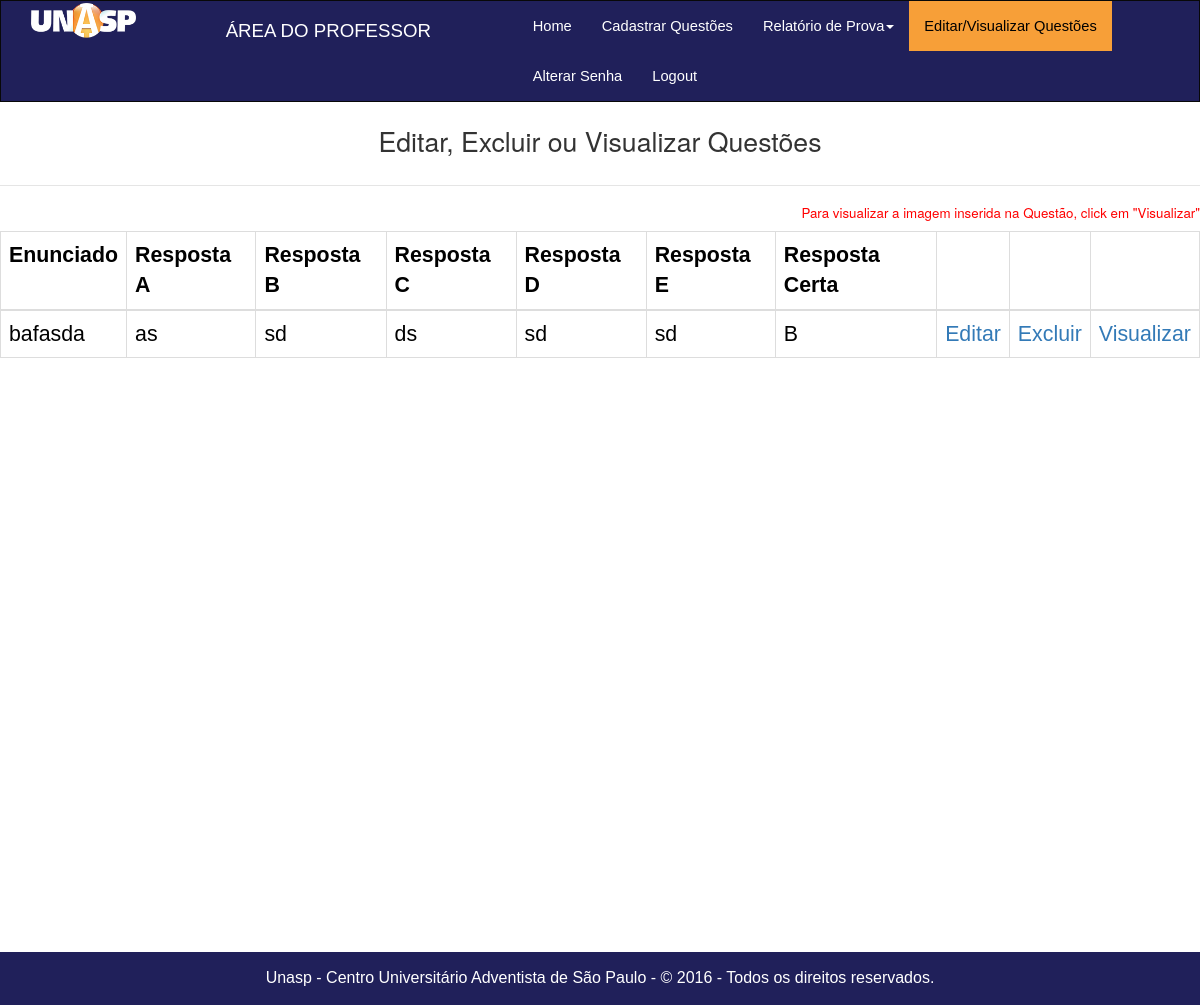
/Professor/listaquestoes.php?id=4 (signed in), run on the app's committed database.
### tables this page shows
CREATE TABLE `questao` (
  `id` int(11) NOT NULL AUTO_INCREMENT,
  `iddisciplina` int(11) NOT NULL,
  `titulo` mediumtext NOT NULL,
  `imagem` longtext,
  `resposta1` mediumtext NOT NULL,
  `resposta2` mediumtext NOT NULL COMMENT '	',
  `resposta3` mediumtext NOT NULL,
  `resposta4` mediumtext NOT NULL,
  `resposta5` mediumtext NOT NULL,
  `respostacorreta` varchar(1) NOT NULL,
  `flgativo` tinyint(1) NOT NULL DEFAULT '1',
  PRIMARY KEY (`id`),
  KEY `fk_questao_disciplina1_idx` (`iddisciplina`),
  CONSTRAINT `fk_questao_disciplina1` FOREIGN KEY (`iddisciplina`) REFERENCES `disciplina` (`id`) ON DELETE NO ACTION ON UPDATE NO ACTION
);

### classes/class_questao.php (called while the page is built, shortened)
<?php
class questao {
		function selectQuestaoByDisciplina($pdo,$id){
			$conn = $pdo->prepare("SELECT * FROM questao WHERE iddisciplina=:id and flgativo = 1");
			$conn->bindParam(":id",$id,PDO::PARAM_INT);
			$conn->execute();
			return $conn->fetchAll(PDO::FETCH_ASSOC);
		}
	}
	?>

### Professor/listaquestoes.php (the view, shortened to what this page needs)
<?php
require_once("../model/conexao.php");
require_once("../classes/class_questao.php");
$iddisciplina = $_GET['id'];
$x = new questao();
$retorno = $x->selectQuestaoByDisciplina($PDO,$iddisciplina);
?>
<!DOCTYPE html>
<html>
<head>
	      <link rel="stylesheet" href="../assets/css/normalize.css">
	      <link rel="stylesheet" href="../assets/bootstrap-3.3.7-dist/css/bootstrap.min.css">
	      <link rel="stylesheet" href="../assets/bootstrap-3.3.7-dist/js/newjs.js">
	      <link rel="stylesheet" href="../assets/css/newstyle.css">
</head>
<body>
 	<nav class="navbar navbar-inverse" style="border-radius:0px; background:#20205a;">
  <div class="container-fluid">
	      <div class="col-sm-2">
	        <a  class="navbar-brand" href="index.php"><img style="margin-top:-13px;width:70%;"  src="../assets/img/UNASP.png" alt="logo unasp"></a>
	     </div>
	      <div class="col-sm-3">
	        <h3 class="areadoprofessor">ÁREA DO PROFESSOR</h3>
	      </div>
    <div class="col-sm-7">
    <ul class="nav navbar-nav">
      <li><a id="font-white" href="index.php">Home</a></li>
<li><a id="font-white" href="pre-cadastra.php">Cadastrar Questões</a></li>
      <li class="dropdown"><a id="font-white" class="dropdown-toggle" data-toggle="dropdown" href="#">Relatório de Prova<span class="caret"></span></a>
      </li>
      <li class="active"><a id="ativo" href="listadisciplinas.php">Editar/Visualizar Questões</a></li>
	        <li><a id="font-white" href="alterarsenha.php">Alterar Senha</a></li>
	        <li><a id="font-white" href="../logout.php">Logout</a></li>
    </ul>
  </div>
  </div>
</nav>
<div id="wrap">
       <legend id="noline" class="text-center">Editar, Excluir ou Visualizar Questões</legend>
       <h4 id="min" class="text-right">Para visualizar a imagem inserida na Questão, click em "Visualizar"</h4>
  <div class="table-responsive">
  <table class="table table-bordered table table-hover">
<thead>
	<td><strong>Enunciado</strong></td>
	<td><strong>Resposta A</strong></td>
	<td><strong>Resposta B</strong></td>
	<td><strong>Resposta C</strong></td>
	<td><strong>Resposta D</strong></td>
	<td><strong>Resposta E</strong></td>
	<td><strong>Resposta Certa</strong></td>
	<td></td>
	<td></td>
    <td></td>
</thead>
<?php foreach ($retorno as $key) {   ?>
	<tr>
		<td> <?php echo $key['titulo']; ?></a></td>
		<td> <?php echo $key['resposta1']; ?></td>
		<td> <?php echo $key['resposta2']; ?></td>
		<td> <?php echo $key['resposta3']; ?></td>
		<td> <?php echo $key['resposta4']; ?></td>
		<td> <?php echo $key['resposta5']; ?></td>
		<td> <?php echo $key['respostacorreta']; ?></td>
		<td> <a href="editaquestao.php?iddisciplina=<?php echo $iddisciplina; ?>&id=<?php echo $key['id']; ?>">Editar</a></td>
		<td> <a href="editaquestao.php?iddisciplina=<?php echo $iddisciplina; ?>&deleta=1&id=<?php echo $key['id']; ?>">Excluir</a></td>
        <td> <a href="visualizaquestao.php?iddisciplina=<?php echo $iddisciplina; ?>&idquestao=<?php echo $key['id']; ?>">Visualizar</a></td>
	</tr>
<?php } ?>
</table>
</div>
</div>
   	 <div id="footer">
      <div class="container">
        <p class="muted credit"> Unasp - Centro Universitário Adventista de São Paulo - © 2016 - Todos os direitos reservados.</a></p>
      </div>
    </div>
</body>
</html>

### assets/css/newstyle.css (style rules this page uses)
.areadoprofessor { font-family: sans-serif; font-size: 14pt; color: white !important; }
legend { font-size: 20pt !important; padding-bottom: 25px; }
legend#noline { font-size: 20pt !important; }
h4#min { font-size: 10pt !important; color: red; }
a#ativo { color: #000000 !important; background: #f79f38; font-family: sans-serif; font-size: 11pt; }
a#font-white { font-size: 11pt; font-family: sans-serif; color: #ffffff; }
html, body { height: 100%; }
#wrap { min-height: 100%; height: auto !important; height: 100%; margin: 0 auto 30px; }
#push, #footer { height: auto; }
#footer { background-color: #20205a; padding: 15px 0 5px; text-align: center; color: #fff; font-size: 12pt; font-family: 'Cabin', sans-serif; }
td { font-size: 16pt; font-family: sans-serif; color: #000000; }

### data on the page
questao: titulo "bafasda", resposta1 "as", resposta2 "sd", resposta3 "ds", resposta4 "sd", resposta5 "sd", respostacorreta "B"
